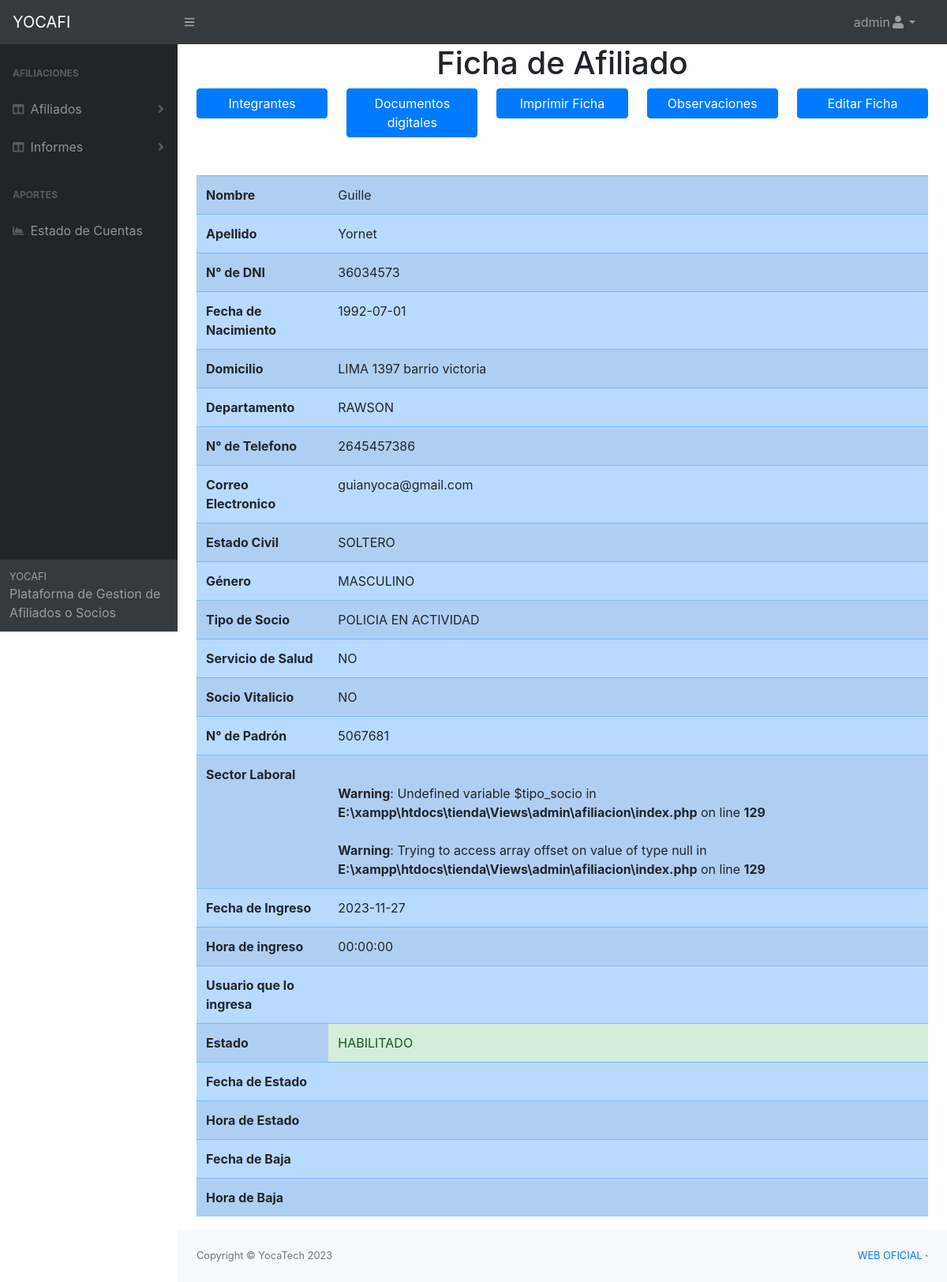
The app's page /pages/ver_ficha.php?id=1 (signed in), older data.
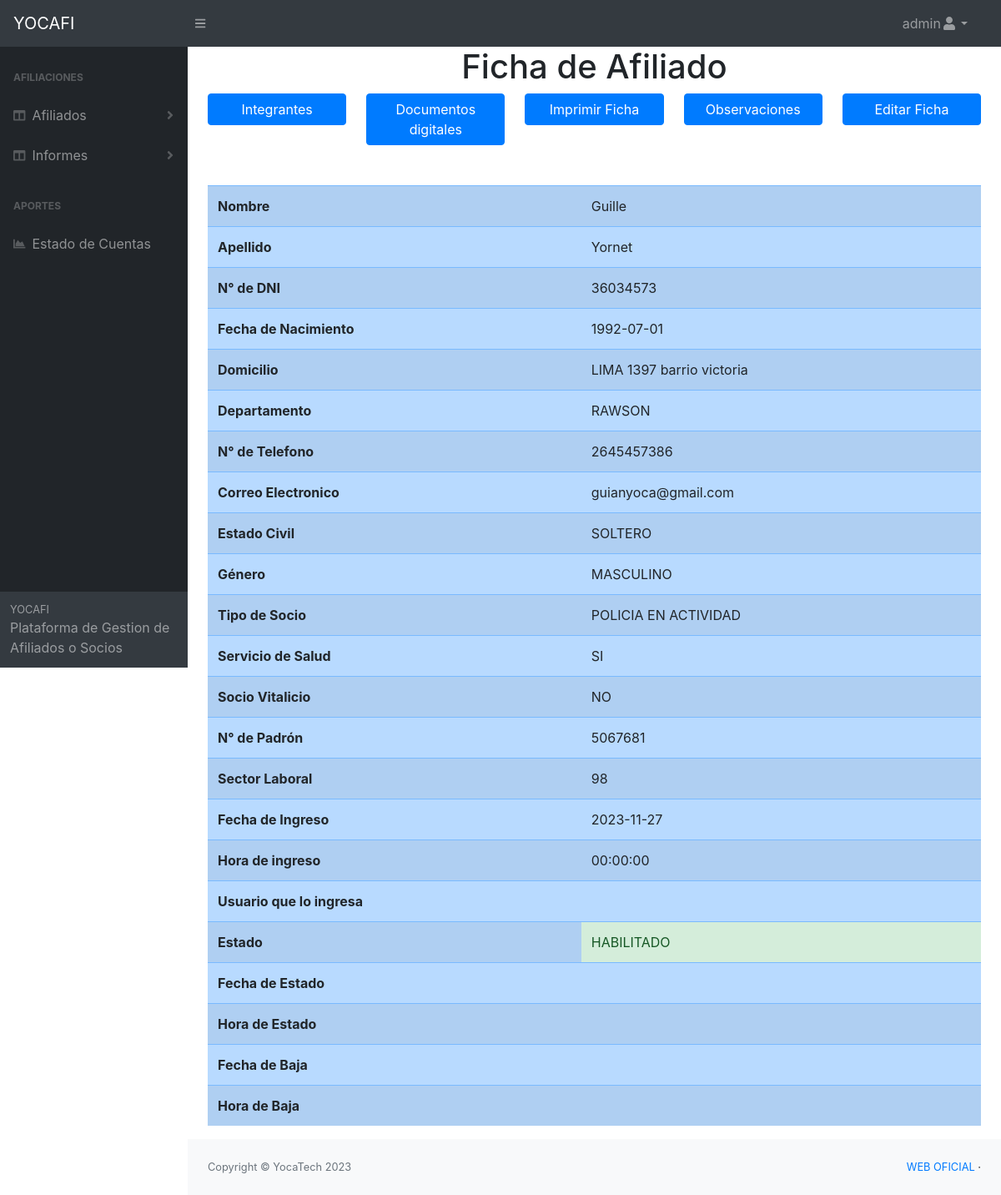
The same page, newer data.
### tables this page shows
CREATE TABLE `afiliado_titular` (
  `id` int(11) NOT NULL,
  `nombre` text NOT NULL,
  `apellido` text NOT NULL,
  `dni` text NOT NULL,
  `fecha_nacimiento` date NOT NULL,
  `domicilio` text NOT NULL,
  `telefono` text NOT NULL,
  `email` text DEFAULT NULL,
  `departamento` text NOT NULL,
  `estado_civil` text NOT NULL,
  `genero` text NOT NULL,
  `tipo_socio` text NOT NULL,
  `servicio_salud` varchar(10) NOT NULL,
  `socio_vitalicio` varchar(10) NOT NULL,
  `padron` text NOT NULL,
  `sector_laboral` text NOT NULL,
  `fecha_carga` date DEFAULT NULL,
  `hora_carga` time DEFAULT NULL,
  `usuario_carga` text NOT NULL,
  `estado` text DEFAULT NULL,
  `fecha_estado` date DEFAULT NULL,
  `hora_estado` time DEFAULT NULL,
  `usuario_estado` text DEFAULT NULL,
  `fecha_baja` date DEFAULT NULL,
  `hora_baja` time DEFAULT NULL,
  `usuario_baja` text DEFAULT NULL,
  `fecha_edicion` date DEFAULT NULL,
  `hora_edicion` time DEFAULT NULL,
  `usuario_edita` text DEFAULT NULL
);

### pages/ver_ficha.php (the view, shortened to what this page needs)
<?php
    require 'conexion.php';
    $ficha=$_GET['id'];
    $sql = "SELECT * FROM afiliado_titular WHERE id='$ficha'";
    $resultado = $mysqli->query($sql);
?>
<?php
    include "header.php";
?>
    <body class="sb-nav-fixed">
    <?php
    include "nav_principal.php";
    ?>
        <div id="layoutSidenav">
           <?php
           include "inc_nav.php";
           ?>
            <div id="layoutSidenav_content">
    <main>
                    <h1 class="text-center">Ficha de Afiliado</h1>
    <?php while ($row = $resultado->fetch_assoc()) { ?>
            <div class="container">
                <div class="row">
                    <div class='col'>
                    <a href="ver_integrantes.php?id=<?php echo $row['id']; ?>&nombre_titular=<?php echo $row['nombre'].' '.$row['apellido']; ?>"class='btn btn-primary col-12'>Integrantes</a>
                    </div>
                    <div class='col'>
                    <a href="ver_documentos.php?id=<?php echo $row['id']; ?>"class='btn btn-primary col-12'>Documentos digitales</a>
                    </div>
                    <div class='col'>
                    <a href="imprimir_ficha.php?id=<?php echo $row['id']; ?>"class='btn btn-primary col-12'>Imprimir Ficha</a>
                    </div>
                    <div class='col'>
                    <a href="observaciones.php?id=<?php echo $row['id']; ?>"class='btn btn-primary col-12'>Observaciones</a>
                    </div>
                    <div class='col'>
                    <a href="editar_ficha.php?id=<?php echo $row['id']; ?>"class='btn btn-primary col-12'>Editar Ficha</a>
                    </div>
                </div>
            </div>
 <div class="container mt-5">
  <table class="table table-striped table-primary">
    <tr>
        <th>Nombre</th>
        <td><?php echo $row['nombre']; ?></td>
    </tr>
    <tr>
        <th>Apellido</th>
        <td><?php echo $row['apellido']; ?></td>
    </tr>
    <tr>
        <th>N° de DNI</th>
        <td><?php echo $row['dni']; ?></td>
    </tr>
    <tr>
        <th>Fecha de Nacimiento</th>
        <td><?php echo $row['fecha_nacimiento']; ?></td>
    </tr>
    <tr>
        <th>Domicilio</th>
        <td><?php echo $row['domicilio']; ?></td>
    </tr>
    <tr>
        <th>Departamento</th>
        <td><?php echo $row['departamento']; ?></td>
    </tr>
    <tr>
        <th>N° de Telefono</th>
        <td><?php echo $row['telefono']; ?></td>
    </tr>
    <tr>
        <th>Correo Electronico</th>
        <td><?php echo $row['email']; ?></td>
    </tr>
    <tr>
        <th>Estado Civil</th>
        <td><?php echo $row['estado_civil']; ?></td>
    </tr>
    <tr>
        <th>Género</th>
        <td><?php echo $row['genero']; ?></td>
    </tr>
    <tr>
        <th>Tipo de Socio</th>
        <td><?php echo $row['tipo_socio']; ?></td>
    </tr>
    <tr>
        <th>Servicio de Salud</th>
        <td><?php echo $row['servicio_salud']; ?></td>
    </tr>
    <tr>
        <th>Socio Vitalicio</th>
        <td><?php echo $row['socio_vitalicio']; ?></td>
    </tr>
    <tr>
        <th>N° de Padrón</th>
        <td><?php echo $row['padron']; ?></td>
    </tr>
    <tr>
        <th>Sector Laboral</th>
        <td><?php echo $row['sector_laboral']; ?></td>
    </tr>
    <tr>
        <th>Fecha de Ingreso</th>
        <td><?php echo $row['fecha_carga']; ?></td>
    </tr>
    <tr>
        <th>Hora de ingreso</th>
        <td><?php echo $row['hora_carga']; ?></td>
    </tr>
    <tr>
        <th>Usuario que lo ingresa</th>
        <td><?php echo $row['usuario_carga']; ?></td>
    </tr>
    <tr>
        <th>Estado</th>
        <td class="<?php if ($row['estado']=='HABILITADO'){
            echo 'alert-success';
            }else{
            echo 'alert-danger';
            }
            ?>"><?php echo $row['estado']; ?></td>
    </tr>
    <tr>
        <th>Fecha de Estado</th>
        <td><?php echo $row['fecha_estado']; ?></td>
    </tr>
    <tr>
        <th>Hora de Estado</th>
        <td><?php echo $row['hora_estado']; ?></td>
    </tr>
    <tr>
        <th>Fecha de Baja</th>
        <td><?php echo $row['fecha_baja']; ?></td>
    </tr>
    <tr>
        <th>Hora de Baja</th>
        <td><?php echo $row['hora_baja']; ?></td>
    </tr>
  </table>
</div>
                    <?php } ?>
                </main>
                <?php
                    include "footer.php";
                ?>
            </div>
        </div>
    </body>
</html>

Row changes from the older to the newer data that the page shows:
changed afiliado_titular "Guille": servicio_salud "NO" → "SI"; sector_laboral "Warning : Undefined variable $tipo_socio in E:\\xampp\\htdocs\\tienda\\Views\\admin\\afiliacion\\index.php on line 129 Warning : Trying to access array offset on value of type null in E:\\xampp\\htdocs\\tienda\\Views\\admin\\afiliacion\\index.php on line 129" → "98"
